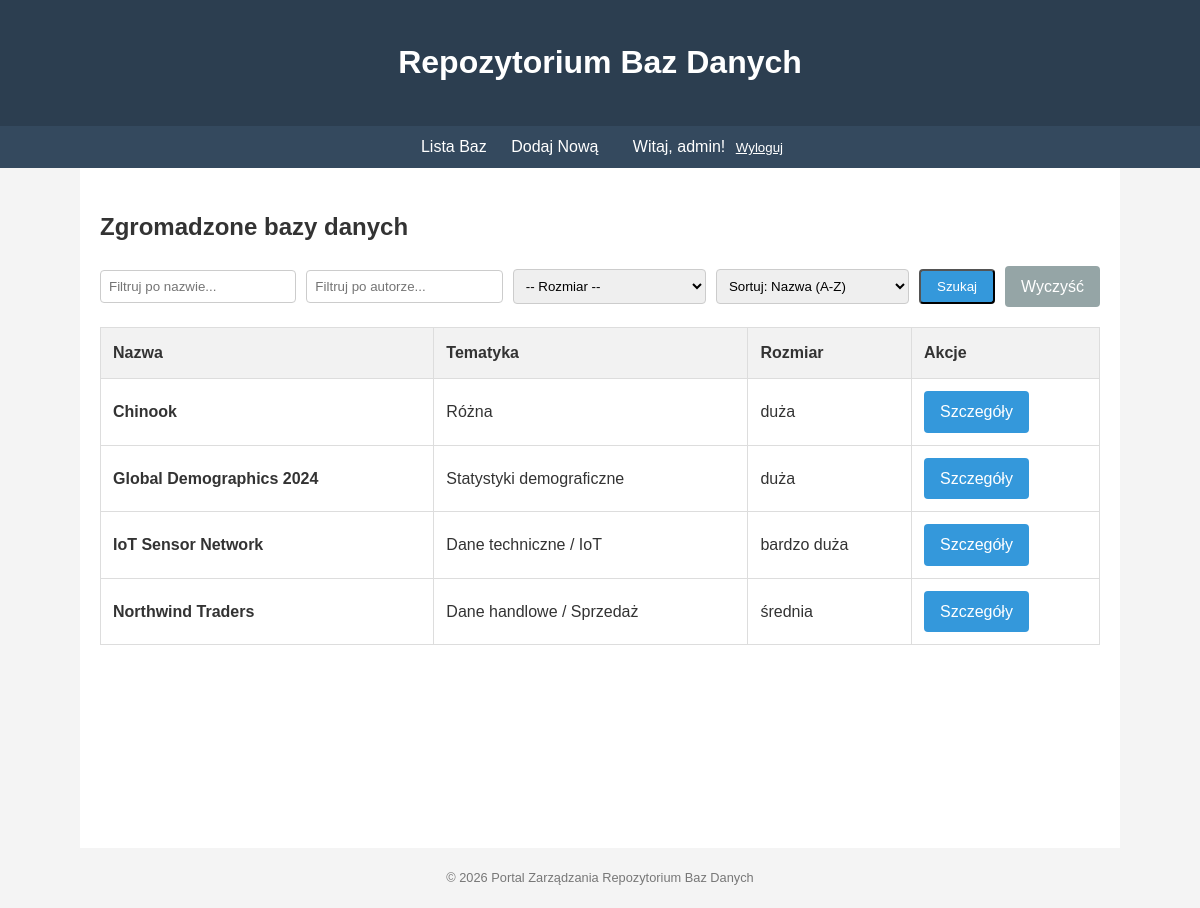
Screenshot of /repository/ (signed in) with the database file from the repository.
### repository/models.py (models this page shows, shortened)
class DatabaseSample(models.Model):
    SIZE_CHOICES = [
        ('small', 'mała'),
        ('medium', 'średnia'),
        ('large', 'duża'),
        ('very_large', 'bardzo duża'),
    ]
    name = models.CharField(max_length=255, verbose_name="Nazwa")
    author = models.CharField(max_length=255, verbose_name="Autorzy")
    topic = models.CharField(max_length=255, verbose_name="Tematyka")
    size_class = models.CharField(max_length=20, choices=SIZE_CHOICES, verbose_name="Klasa wielkości")
    download_link = models.URLField(verbose_name="Link do danych")
    description = models.TextField(max_length=2000, verbose_name="Opis")
    owner = models.ForeignKey(User, on_delete=models.CASCADE, null=True, blank=True, verbose_name="Właściciel")
    complexity = models.PositiveIntegerField(verbose_name="Skomplikowanie (liczba tabel)", null=True, blank=True)
    schema_image = models.ImageField(upload_to='schemas/', null=True, blank=True, verbose_name="Schemat (obraz)")
    ddl_file = models.FileField(upload_to='ddl/', null=True, blank=True, verbose_name="Skrypt DDL")
    created_at = models.DateTimeField(auto_now_add=True)
    updated_at = models.DateTimeField(auto_now=True)
    class Meta:
        verbose_name = "Próbka Bazy Danych"
        verbose_name_plural = "Próbki Baz Danych"
        ordering = ['name']

### repository/views.py (the view, shortened to what this page needs)
# urls.py: path('', views.DatabaseListView.as_view(), name='list'),
class DatabaseListView(ListView):
    model = DatabaseSample
    template_name = 'repository/list.html'
    context_object_name = 'databases'
    def get_queryset(self):
        queryset = super().get_queryset()
        query = self.request.GET.get('q')
        author = self.request.GET.get('author')
        size_class = self.request.GET.get('size_class')
        sort = self.request.GET.get('sort', 'name')
        if author:
            queryset = queryset.filter(author__icontains=author)
        if size_class:
            queryset = queryset.filter(size_class=size_class)
        if sort in ['name', '-name']:
            queryset = queryset.order_by(sort)
        return queryset
    def get_context_data(self, **kwargs):
        context = super().get_context_data(**kwargs)
        context['size_choices'] = DatabaseSample.SIZE_CHOICES
        return context

### templates/repository/list.html (shortened to what this page needs)
{% extends "base.html" %}
{% block content %}
    <h2>Zgromadzone bazy danych</h2>
    <form method="get" class="filter-form">
        <input type="text" name="q" placeholder="Filtruj po nazwie..." value="{{ request.GET.q|default_if_none:'' }}">
        <input type="text" name="author" placeholder="Filtruj po autorze..." value="{{ request.GET.author|default_if_none:'' }}">
        <select name="size_class">
            <option value="">-- Rozmiar --</option>
        </select>
        <select name="sort">
            <option value="name" {% if request.GET.sort == 'name' %}selected{% endif %}>Sortuj: Nazwa (A-Z)</option>
        </select>
        <button type="submit" class="btn">Szukaj</button>
        <a href="{% url 'repository:list' %}" class="btn btn-secondary">Wyczyść</a>
    </form>
    <table>
        <thead>
            <tr>
                <th>Nazwa</th>
                <th>Tematyka</th>
                <th>Rozmiar</th>
                <th>Akcje</th>
            </tr>
        </thead>
        <tbody>
            {% for db in databases %}
                <tr>
                    <td><strong>{{ db.name }}</strong></td>
                    <td>{{ db.topic }}</td>
                    <td>{{ db.get_size_class_display }}</td>
                    <td>
                        <a href="{% url 'repository:detail' db.pk %}" class="btn">Szczegóły</a>
                    </td>
                </tr>
            {% empty %}
                <tr>
                    <td colspan="4">Brak baz danych w repozytorium.</td>
                </tr>
            {% endfor %}
        </tbody>
    </table>
{% endblock %}

### templates/base.html (shortened to what this page needs)
<!DOCTYPE html>
<html lang="pl">
<head>
</head>
<body>
    <header>
        <h1>Repozytorium Baz Danych</h1>
    </header>
    <nav>
        <a href="{% url 'repository:list' %}">Lista Baz</a>
        {% if user.is_authenticated %}
            <a href="{% url 'repository:create' %}">Dodaj Nową</a>
            <span style="margin-left: 20px;">Witaj, {{ user.username }}!</span>
            <form action="{% url 'logout' %}" method="post" style="display:inline;">
                <button type="submit" style="background:none; border:none; color:white; cursor:pointer; text-decoration:underline;">Wyloguj</button>
            </form>
        {% else %}
            <a href="{% url 'login' %}">Zaloguj się</a>
            <a href="{% url 'register' %}">Zarejestruj się</a>
        {% endif %}
    </nav>
    <main>
        {% block content %}{% endblock %}
    </main>
    <footer>
        &copy; 2026 Portal Zarządzania Repozytorium Baz Danych
    </footer>
</body>
</html>

### templates/base.html (style rules this page uses)
body { font-family: sans-serif; line-height: 1.6; margin: 0; padding: 0; background: #f4f4f4; color: #333; }
header { background: #2c3e50; color: #fff; padding: 1rem 0; text-align: center; }
nav { background: #34495e; color: #fff; padding: 0.5rem; text-align: center; }
nav a { color: #fff; margin: 0 10px; text-decoration: none; }
main { padding: 20px; max-width: 1000px; margin: auto; background: #fff; min-height: 80vh; }
footer { text-align: center; padding: 20px; font-size: 0.8rem; color: #777; }
.btn { display: inline-block; padding: 8px 16px; background: #3498db; color: #fff; text-decoration: none; border-radius: 4px; }
.btn-secondary { background: #95a5a6; }
table { width: 100%; border-collapse: collapse; margin: 20px 0; }
table th, table td { border: 1px solid #ddd; padding: 12px; text-align: left; }
table th { background: #f2f2f2; }
.filter-form { margin-bottom: 20px; display: flex; gap: 10px; align-items: center; }
input[type="text"], select, textarea { padding: 8px; border: 1px solid #ccc; border-radius: 4px; width: 100%; }

### rows the page displays
DatabaseSample: name "Chinook", topic "Różna", size_class "duża"
DatabaseSample: name "Global Demographics 2024", topic "Statystyki demograficzne", size_class "duża"
DatabaseSample: name "IoT Sensor Network", topic "Dane techniczne / IoT", size_class "bardzo duża"
DatabaseSample: name "Northwind Traders", topic "Dane handlowe / Sprzedaż", size_class "średnia"

### other values shown
{{ user.username }} "admin"
